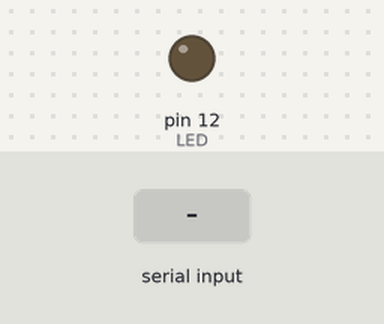
Recording of a sketch running on a simulated Arduino Uno, built with avr-gcc and run on an emulated ATmega328P. Shown: output pins drawn as LEDs (lit = HIGH). The test bench sets the inputs (shaded band).

Above: at 1.2 s.
1.3 s: "1" received over Serial
At 2.3 s:
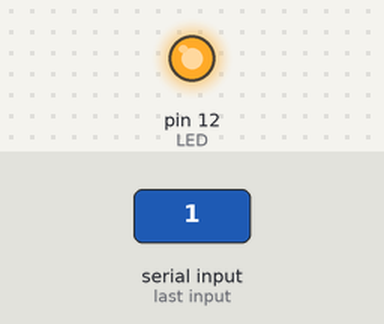
2.8 s: "0" received over Serial
At 3.5 s:
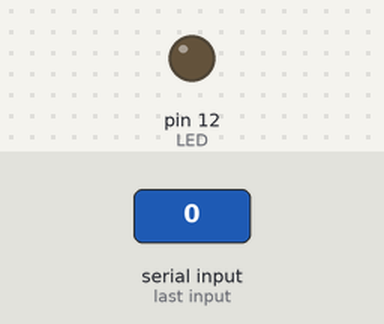
4.3 s: "2" received over Serial
At 4.6 s:
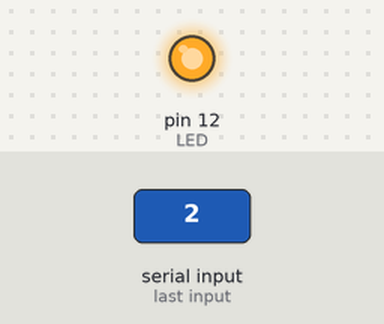
Timing chart, 0 to 7.3 s (numbered marks = the images above; inputs shaded):
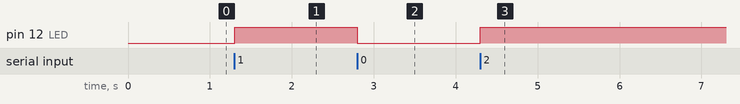

Measured:
- after the input at 1.3 s, pin 12 (LED): LOW → HIGH at once
- after the input at 2.8 s, pin 12 (LED): HIGH → LOW at once
- after the input at 4.3 s, pin 12 (LED): LOW → HIGH at once

The sketch:

ledReceive.ino
```cpp
const int LED = 12;    //assigns  LED to pin 12
char data = '0';       //data variable set to 0 initially


void setup()
{
  Serial.begin(9600);        //start serial communication
  pinMode(LED, OUTPUT);      //set pinMode for LED as output
  digitalWrite(LED, LOW);    //set initial state of LED off
}

void loop()
{
  if (Serial.available() > 0)   //if statement to begin looking for data from transmitter
  {
    data = Serial.read();       //read data from serial comm to the data variable

    //if button is pressed turn on the LED
    if (data > '0')
      {
        digitalWrite(LED, HIGH);
      }

    //if button is not pressed turn LED off
    else if (data == '0')
      {
        digitalWrite(LED, LOW);
      }
  }
}
```
